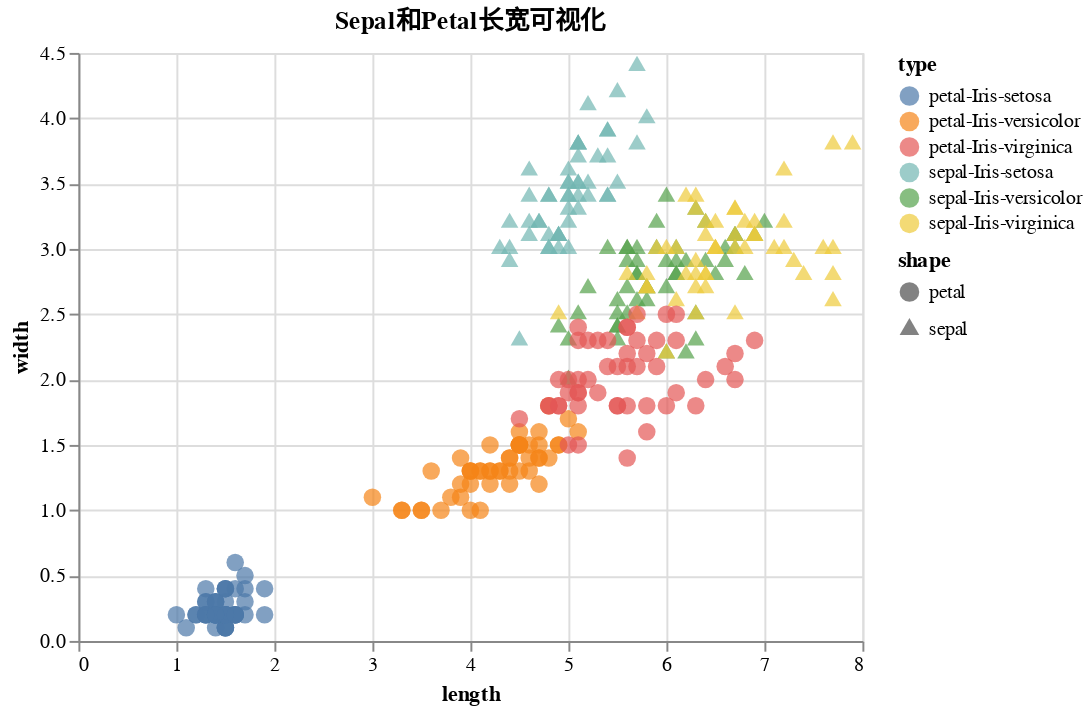

Notebook code for this chart:
### Code cell
# Create a new dataframe, combining the sepal and petal data in one column
# The new dataframe will have three columns: length, width, type
# The type column's value is "sepal_" + class or "petal_" + class
df2 = pd.DataFrame()
df2["length"] = df["sepal_length"].append(df["petal_length"])
df2["width"] = df["sepal_width"].append(df["petal_width"])
df2["type"] = ["sepal-" + i for i in df["class"]] + ["petal-" + i for i in df["class"]]
# Keep the original sepal or petal type in a new column
df2["shape"] = ["sepal"] * len(df) + ["petal"] * len(df)
df2.head()

# df2.describe()

# For each kind of flower, plot its sepal and its petal in different shape, but in same color
# The color of the flower is determined by its class
# For type starts with "petal" the shape is circle, otherwise it is square
# The X is length, Y is width, both for sepal and petal
# For each class and type, plot its data in different shape
# The point should be solid, and its size should be 10
scatter_plot = (
    alt.Chart(df2)
    .mark_point(
        filled=True,
        size=80,
    )
    .encode(
        x="length",
        y="width",
        color="type",
        # Shape should be determined by the type, only options are circle and triangle
        shape=alt.Shape("shape", scale=alt.Scale(range=["circle", "triangle"])),
        tooltip=["length", "width", "type"],
    )
)

scatter_plot.interactive().properties(title="Sepal和Petal长宽可视化")

### Figure 1 — Vega-Lite specification as saved in the notebook (floating-point values rounded to 4 significant figures; data arrays with more than 128 entries replaced by an {"elided": "..."} marker saying what was removed)
{"config": {"view": {"continuousWidth": 400, "continuousHeight": 300}}, "data": {"name": "data-cfe5b1e8c0672b7cee7cc9a5a3f478e4"}, "mark": {"type": "point", "filled": true, "size": 80}, "encoding": {"color": {"type": "nominal", "field": "type"}, "shape": {"type": "nominal", "field": "shape", "scale": {"range": ["circle", "triangle"]}}, "tooltip": [{"type": "quantitative", "field": "length"}, {"type": "quantitative", "field": "width"}, {"type": "nominal", "field": "type"}], "x": {"type": "quantitative", "field": "length"}, "y": {"type": "quantitative", "field": "width"}}, "selection": {"selector043": {"type": "interval", "bind": "scales", "encodings": ["x", "y"]}}, "title": "Sepal和Petal长宽可视化", "$schema": "https://vega.github.io/schema/vega-lite/v4.8.1.json", "datasets": {"data-cfe5b1e8c0672b7cee7cc9a5a3f478e4": {"elided": "300 records"}}}
